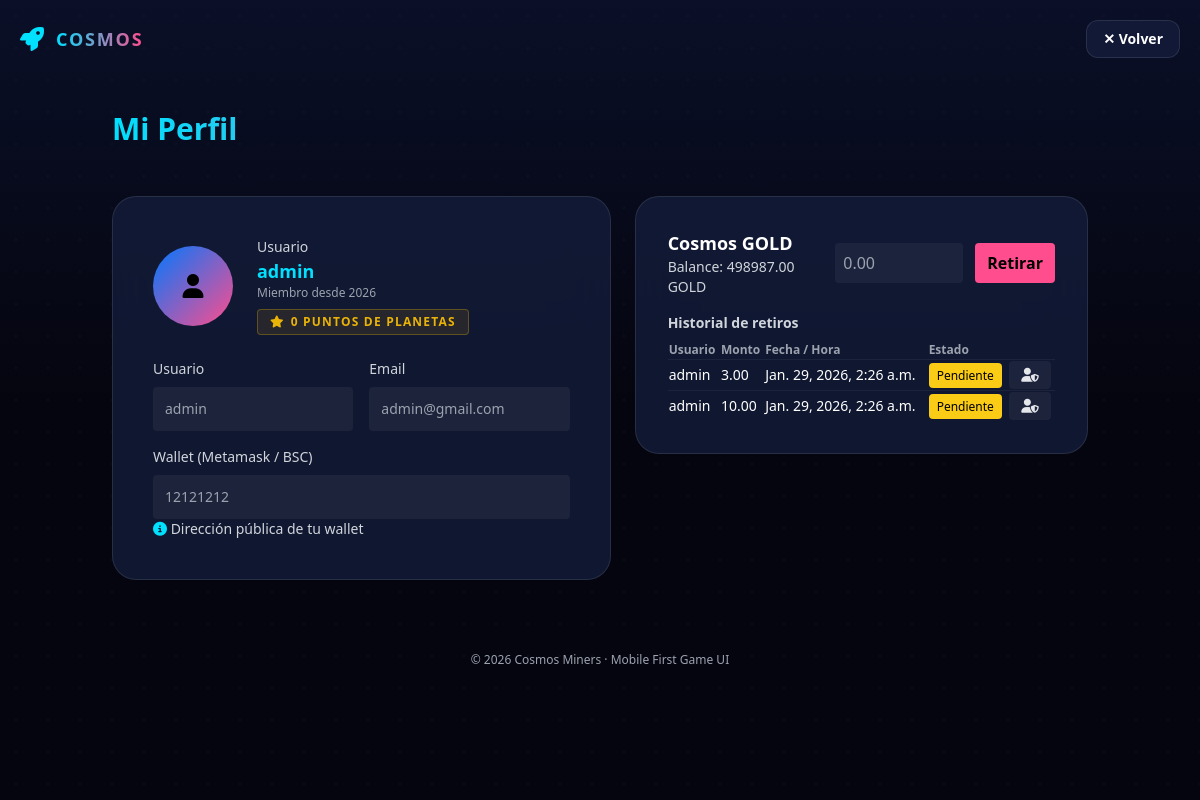
Page /profile/ (signed in) on the earlier database version.
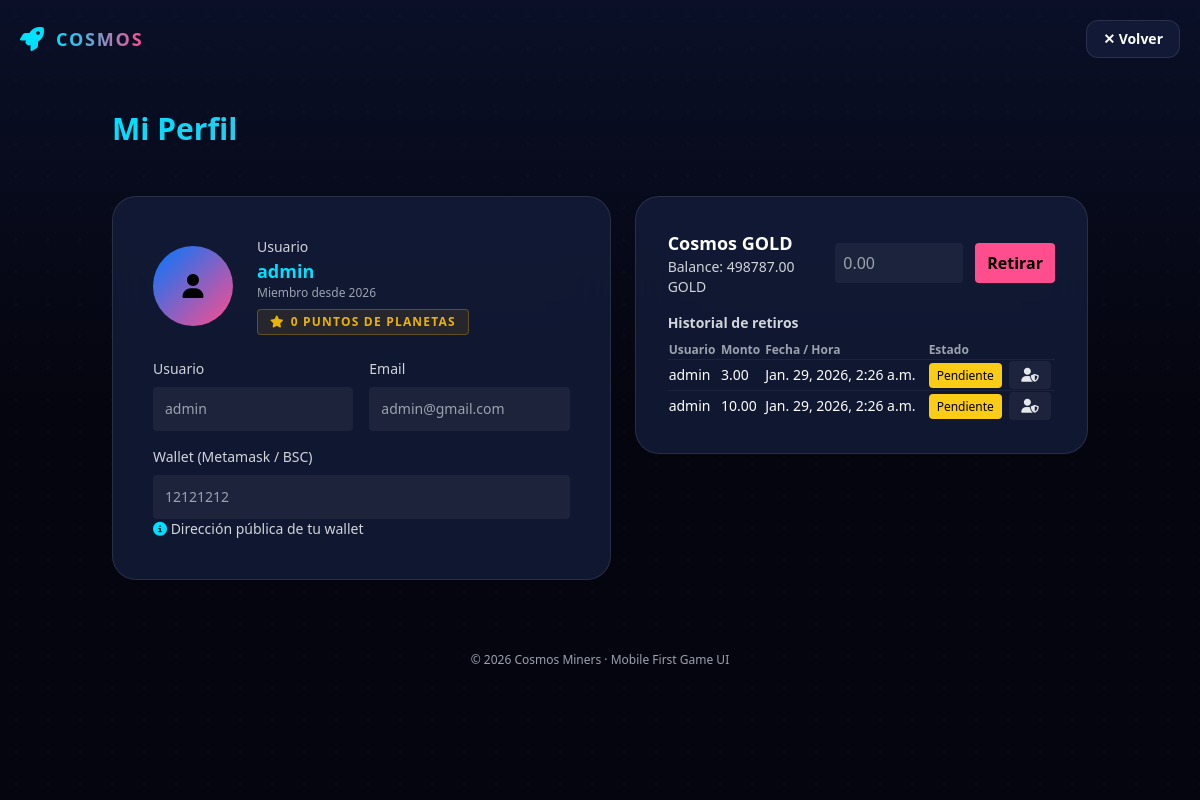
Same page on the later database version.
### game/models.py (models this page shows, shortened)
class Profile(models.Model):
    user = models.OneToOneField(settings.AUTH_USER_MODEL, on_delete=models.CASCADE)
    wallet_metamask_bsc = models.CharField(max_length=255,null=True,blank=True, unique=True)
    cosmos_gold = models.DecimalField(max_digits=12, decimal_places=2, default=Decimal('0.00'))
    points = models.IntegerField(default=0)
    created_at = models.DateTimeField(auto_now_add=True)

### game/views.py (the view)
# urls.py: path("profile/", profile_view, name="profile_view"),
@login_required
def profile_view(request):
    profile, _ = Profile.objects.get_or_create(user=request.user)
    withdrawals = request.user.withdrawals.order_by('-created_at')
    return render(request, "game/profile.html", {"user": request.user, "profile": profile, "withdrawals": withdrawals})

### game/templates/game/profile.html (shortened to what the changed rows need)
<!DOCTYPE html>
<html lang="es">
<head>
  <script src="https://cdn.tailwindcss.com"></script>
  <link rel="stylesheet"
        href="https://cdnjs.cloudflare.com/ajax/libs/font-awesome/6.4.0/css/all.min.css"/>
</head>
<body class="min-h-screen bg-space text-white overflow-x-hidden relative">
<section class="relative z-10 px-6 mt-8 mb-8 sm:mb-12 max-w-5xl mx-auto text-center lg:text-left">
  <h1 class="text-3xl font-black leading-tight mb-1 bg-gradient-to-r from-accent to-pink bg-clip-text text-transparent">Mi Perfil</h1>
</section>
<div class="relative z-10 px-6 pb-12 max-w-5xl mx-auto grid gap-6 lg:grid-cols-[1.1fr_1fr]">
  <main class="w-full">
    <div class="bg-card backdrop-blur-xl border border-white/10 rounded-3xl p-8 sm:p-6 lg:p-10 min-h-[65vh] sm:min-h-0 flex flex-col">
    <div class="flex items-center gap-6 mb-6">
      <div>
        <div class="text-sm text-gray-300">Usuario</div>
        <div class="font-bold text-accent text-lg">{{ user.username }}</div>
        <div class="text-xs text-gray-400">Miembro desde {{ user.date_joined|date:"Y" }}</div>
        <div class="mt-2 inline-flex items-center gap-1.5 px-3 py-1 rounded bg-yellow-500/10 border border-yellow-500/30 text-yellow-500 text-xs font-bold uppercase tracking-widest">
            <i class="fas fa-star text-yellow-500"></i> {{ profile.points }} Puntos de Planetas
        </div>
      </div>
    </div>
    <form id="profileForm" class="space-y-4 flex flex-col flex-1 lg:space-y-0 lg:grid lg:grid-cols-2 lg:gap-4">
      <label class="block text-sm text-gray-300 lg:col-span-2">
        Wallet (Metamask / BSC)
        <input name="wallet" value="{{ profile.wallet_metamask_bsc }}" readonly class="w-full mt-2 p-3 rounded bg-white/5 text-gray-400 cursor-not-allowed outline-none" />
        <div class="wallet-hint"><i class="fas fa-info-circle text-accent"></i> Dirección pública de tu wallet</div>
      </label>
    </form>
    </div>
  </main>
  <section class="w-full">
    <div class="bg-card backdrop-blur-xl border border-white/10 rounded-3xl p-6 lg:p-8">
    <div class="flex items-center justify-between mb-4">
      <div>
        <p class="text-sm text-gray-300">Balance: <span id="cgBalance">{{ profile.cosmos_gold }}</span> GOLD</p>
      </div>
    </div>
    <div>
      <div class="overflow-x-auto">
        <table class="w-full text-left text-sm">
          <thead class="text-gray-400 text-xs">
            <tr>
              <th>Usuario</th>
              <th>Monto</th>
              <th>Fecha / Hora</th>
              <th>Estado</th>
              <th></th>
            </tr>
          </thead>
        </table>
      </div>
    </div>
    </div>
  </section>
</div>
</body>
</html>

Differences in the rows shown:
changed Profile: cosmos_gold "498987.00" → "498787.00"
